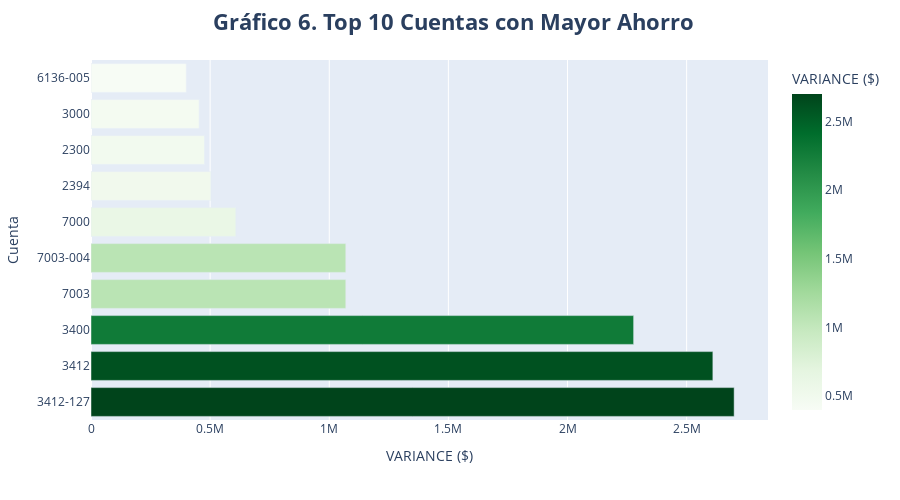

The code cell stored with this chart in its notebook:
### Markdown cell above
El gráfico 5, muestra cómo se distribuye el costo total entre los diferentes tipos de gasto. Cada segmento representa un tipo, y el tamaño del segmento indica qué porcentaje del gasto total corresponde a ese tipo.

Esta visualización permite detectar con facilidad qué áreas dominan el gasto operativo y abre la puerta a preguntas estratégicas

### Code cell
ahorros = final_cost_report.sort_values("VARIANCE", ascending=False).head(10)

fig= px.bar(ahorros, x="VARIANCE", y="ACCT",labels={"VARIANCE": "VARIANCE ($)", "ACCT": "Cuenta"},color="VARIANCE", color_continuous_scale="greens", height=500)

fig.update_layout(title={'text': "<b> Gráfico 6. Top 10 Cuentas con Mayor Ahorro</b>", 'x':0.5},title_font_size=22)

fig.show()

### Figure 1 — Plotly figure (JSON) as saved in the notebook; plotly's stock layout.template omitted (floating-point values rounded to 4 significant figures)
{"data": [{"hovertemplate": "VARIANCE ($)=%{marker.color}<br>Cuenta=%{y}<extra></extra>", "legendgroup": "", "marker": {"color": [2699000.0, 2610000.0, 2277000.0, 1069000.0, 1069000.0, 607900.0, 503000.0, 476400.0, 454100.0, 400000.0], "coloraxis": "coloraxis", "pattern": {"shape": ""}}, "name": "", "orientation": "h", "showlegend": false, "textposition": "auto", "type": "bar", "x": [2699000.0, 2610000.0, 2277000.0, 1069000.0, 1069000.0, 607900.0, 503000.0, 476400.0, 454100.0, 400000.0], "xaxis": "x", "y": ["3412-127", "3412", "3400", "7003", "7003-004", "7000", "2394", "2300", "3000", "6136-005"], "yaxis": "y"}], "layout": {"barmode": "relative", "coloraxis": {"colorbar": {"title": {"text": "VARIANCE ($)"}}, "colorscale": [[0, "rgb(247,252,245)"], [0.125, "rgb(229,245,224)"], [0.25, "rgb(199,233,192)"], [0.375, "rgb(161,217,155)"], [0.5, "rgb(116,196,118)"], [0.625, "rgb(65,171,93)"], [0.75, "rgb(35,139,69)"], [0.875, "rgb(0,109,44)"], [1, "rgb(0,68,27)"]]}, "height": 500, "legend": {"tracegroupgap": 0}, "margin": {"t": 60}, "title": {"font": {"size": 22}, "text": "<b> Gráfico 6. Top 10 Cuentas con Mayor Ahorro</b>", "x": 0.5}, "xaxis": {"anchor": "y", "domain": [0, 1], "title": {"text": "VARIANCE ($)"}}, "yaxis": {"anchor": "x", "domain": [0, 1], "title": {"text": "Cuenta"}}}}
